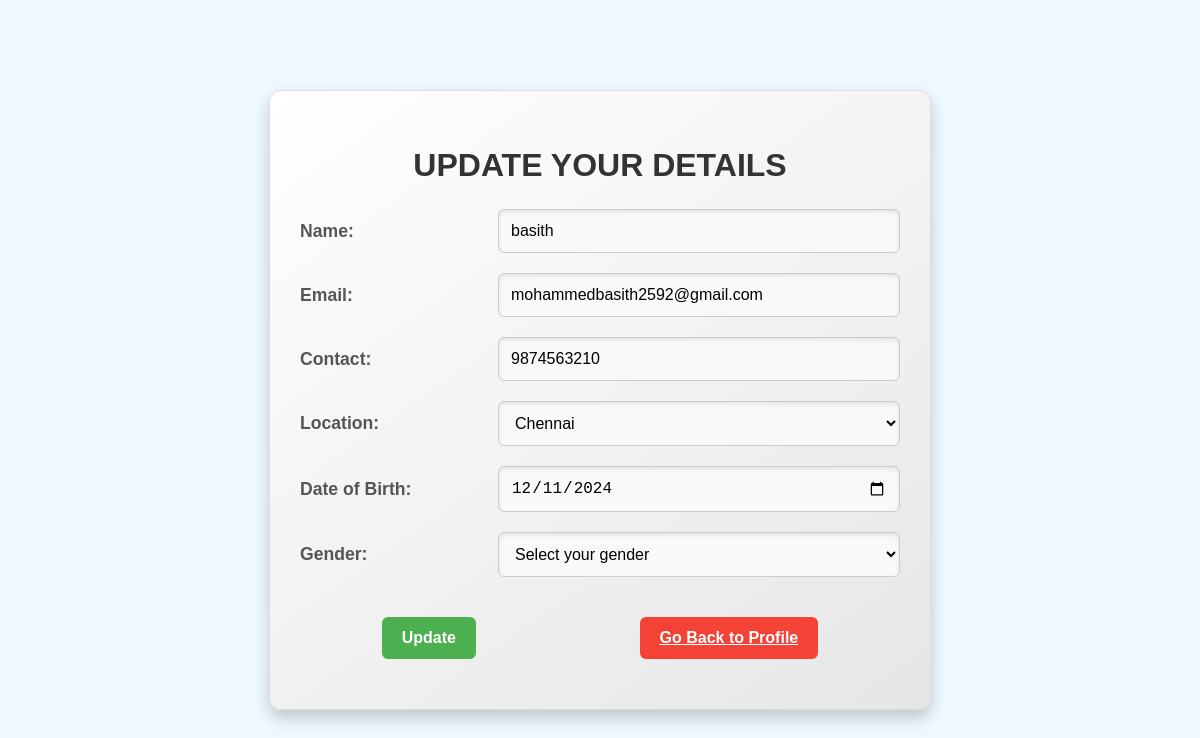
/auth/update_details/3 (signed in), run on an earlier commit of the app's database.
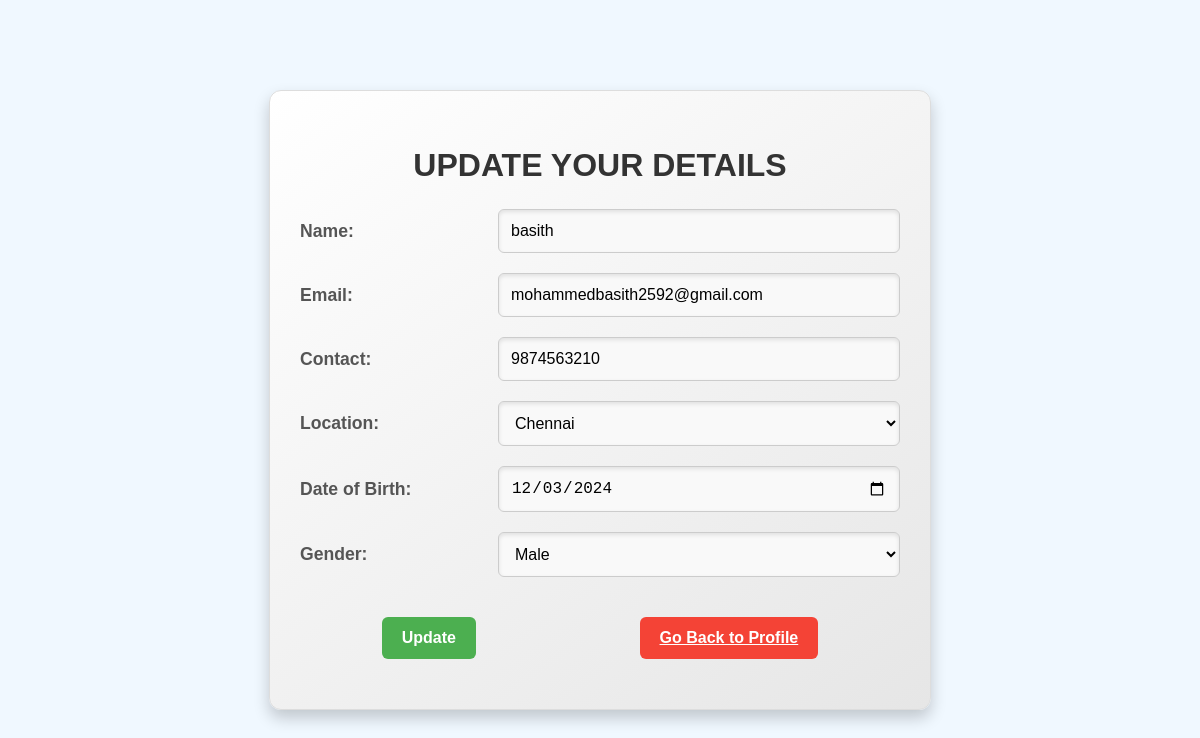
And on a later commit of the database.
### app/models.py (models this page shows, shortened)
class User(UserMixin, db.Model):
    id = db.Column(db.Integer, primary_key=True)
    username = db.Column(db.String(50), nullable=False)
    email = db.Column(db.String(100), unique=True, nullable=False)
    password = db.Column(db.String(255), nullable=False)
    role = db.Column(db.String(20), nullable=False)
    contact = db.Column(db.String(20), nullable=False)
    location = db.Column(db.String(100), nullable=False)
    dob = db.Column(db.Date, nullable=False)
    gender = db.Column(db.String(10), nullable=False)
    reset_token = db.Column(db.String(128), nullable=True)
    status = db.Column(db.String(20), default='pending')

### app/auth.py (the view, shortened to what this page needs)
@auth.route('/update_details/<int:id>', methods=['GET', 'POST'])
@login_required
def update_details(id):
    user = User.query.get(id)
    if not user:
        flash("User not found.", "error")
        return redirect(url_for('main.profile'))  # Redirect to an appropriate route
    if current_user.id != id and current_user.role != 'admin':
        abort(403)
    return render_template('update_details.html', user=user)

### app/templates/update_details.html (shortened to what this page needs)
<!DOCTYPE html>
<html lang="en">
<head>
</head>
<body>
    <div class="container">
        <h2 class="title">Update Your Details</h2>
        <form method="POST" action="">
            <div class="form-group">
                <label for="username">Name:</label>
                <input type="text" name="username" id="username" class="form-control" value="{{ user.username }}">
            </div>
            <div class="form-group">
                <label for="email">Email:</label>
                <input type="email" name="email" id="email" class="form-control" value="{{ user.email }}">
            </div>
            <div class="form-group">
                <label for="contact">Contact:</label>
                <input type="text" name="contact" id="contact" class="form-control" value="{{ user.contact }}">
            </div>
            <div class="form-group">
              <label for="location">Location:</label>
              <select name="location" id="location" class="form-control">
                  <option value="Chennai" {% if user.location == 'Chennai' %}selected{% endif %}>Chennai</option>
              </select>
          </div>
            <div class="form-group">
                <label for="dob">Date of Birth:</label>
                <input type="date" name="dob" id="dob" class="form-control" value="{{ user.dob }}">
            </div>
            <div class="form-group">
                <label for="gender">Gender:</label>
                <select name="gender" id="gender" class="form-control">
                    <option value="" disabled selected>Select your gender</option>
                    <option value="Male" {% if user.gender == 'Male' %}selected{% endif %}>Male</option>
                </select>
            </div>
            <div class="form-group button-group">
              <button type="submit" class="btn">Update</button>
              <a href="/auth/profile/{{ user.id }}" class="btn btn-secondary">Go Back to Profile</a>
          </div>
        </form>
    </div>
</body>
</html>

What changed in the data, as far as the page shows it:
changed User "basith": dob "12/11/2024" → "12/03/2024"; gender (not shown) → "Male"
Also different on the page:
form field gender: "Select your gender" → (not shown)
